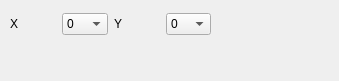
        <widget class="QWidget" name="toolBoxPage_weightedfit">
         <property name="geometry">
          <rect>
           <x>0</x>
           <y>0</y>
           <width>339</width>
           <height>81</height>
          </rect>
         </property>
         <attribute name="label">
          <string>曲线拟合</string>
         </attribute>
         <widget class="QWidget" name="layoutWidget">
          <property name="geometry">
           <rect>
            <x>10</x>
            <y>10</y>
            <width>201</width>
            <height>28</height>
           </rect>
          </property>
          <layout class="QHBoxLayout" name="horizontalLayout_41">
           <item>
            <layout class="QHBoxLayout" name="horizontalLayout_35">
             <item>
              <widget class="QLabel" name="label_86">
               <property name="font">
                <font>
                 <pointsize>9</pointsize>
                </font>
               </property>
               <property name="text">
                <string>X</string>
               </property>
              </widget>
             </item>
             <item>
              <widget class="QComboBox" name="comboBox_weightfit_x">
               <item>
                <property name="text">
                 <string>0</string>
                </property>
               </item>
               <item>
                <property name="text">
                 <string>1</string>
                </property>
               </item>
              </widget>
             </item>
            </layout>
           </item>
           <item>
            <layout class="QHBoxLayout" name="horizontalLayout_36">
             <item>
              <widget class="QLabel" name="label_87">
               <property name="font">
                <font>
                 <pointsize>9</pointsize>
                </font>
               </property>
               <property name="text">
                <string>Y</string>
               </property>
              </widget>
             </item>
             <item>
              <widget class="QComboBox" name="comboBox_weightfit_y">
               <item>
                <property name="text">
                 <string>0</string>
                </property>
               </item>
               <item>
                <property name="text">
                 <string>1</string>
                </property>
               </item>
              </widget>
             </item>
            </layout>
           </item>
          </layout>
         </widget>
        </widget>
